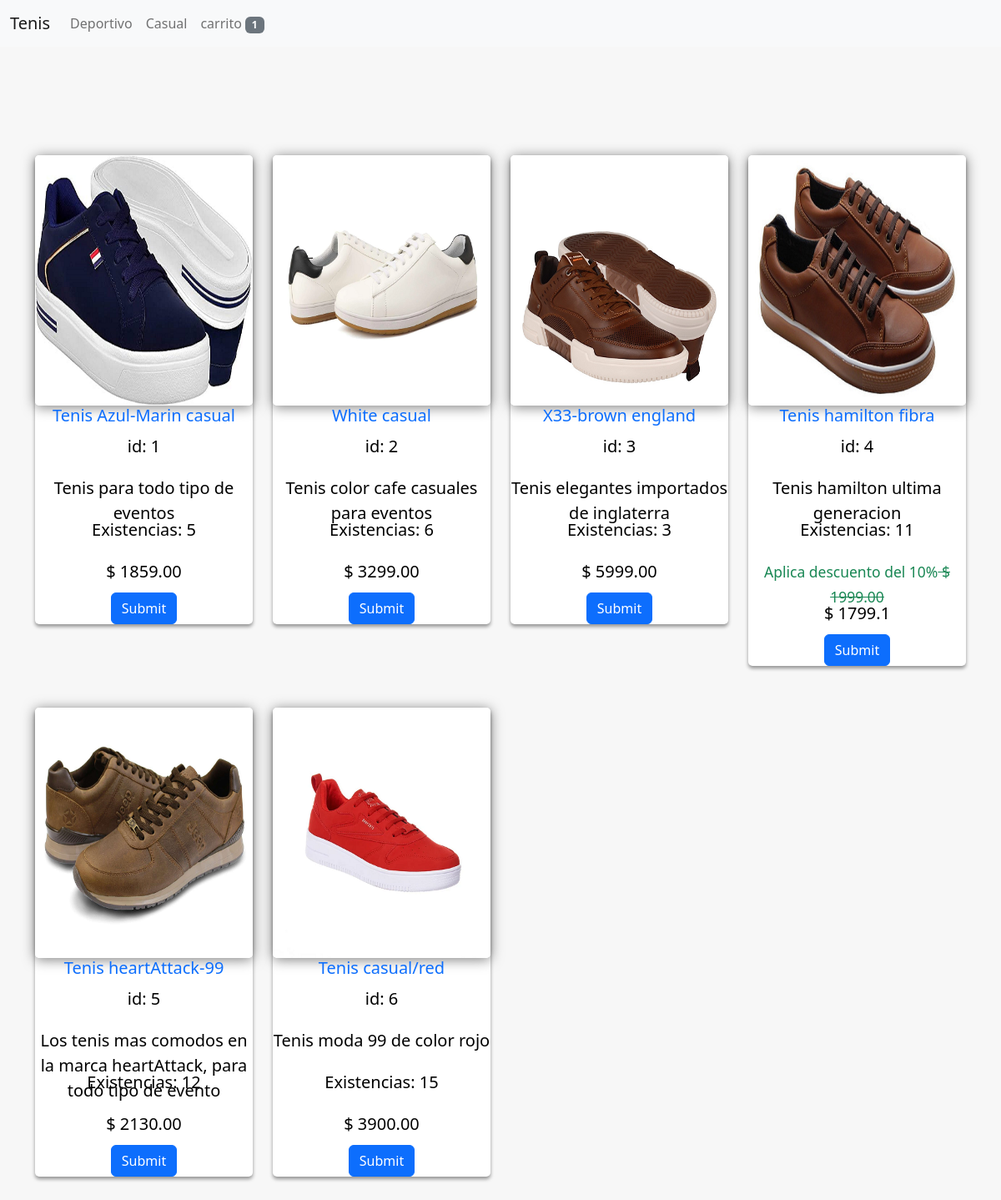
The page /carrito/categoria2.php (signed in) on the database its author committed.
### tables this page shows
CREATE TABLE `productos` (
  `idProd` int(3) NOT NULL,
  `nombre` varchar(200) NOT NULL,
  `categoria` varchar(200) NOT NULL,
  `descripcion` text NOT NULL,
  `existencia` int(3) NOT NULL,
  `precio` decimal(10,2) NOT NULL,
  `nombreImg` varchar(250) NOT NULL,
  `descuento` int(11) DEFAULT NULL
);

### carrito/categoria2.php (the view, shortened to what this page needs)
<?php
    $servidor='localhost';
    $cuenta='root';
    $password='';
    $bd='tiendatenis';
    $contador=0;
    $conn = new mysqli($servidor,$cuenta,$password,$bd);
    if ($conn->connect_error) {
        die("Connection failed: " . $conn->connect_error);
    }else{
        $query = "SELECT * FROM productos";
        $resultado = $conn -> query($query);
        while($fila = $resultado -> fetch_assoc()){
            $contador++;
        }
        $query = "SELECT * FROM productos";
        $resultado = $conn -> query($query);
        $numeroRandom=rand(1,$contador);
    }
?>
<!doctype html>
<html lang="en">
<head>
    <link href="https://cdn.jsdelivr.net/npm/bootstrap@5.2.2/dist/css/bootstrap.min.css" rel="stylesheet">
    <link rel="stylesheet" href="css/estiloCompra.css">
</head>
  <body>
    <nav class="navbar navbar-expand-lg bg-light">
        <div class="container-fluid">
            <a class="navbar-brand" href="categoriaGeneral.php">Tenis</a>
            <div class="collapse navbar-collapse" id="navbarNav">
            <ul class="navbar-nav">
            <li class="nav-item">
                <a class="nav-link" href="categoria1.php">Deportivo</a>
                </li>
                <li class="nav-item">
                <a class="nav-link" href="categoria2.php">Casual</a>
                </li>
                <li id="carritoMostrar" class="nav-item">
                <a class="nav-link" href="carrito.php"> carrito <span class="badge bg-secondary"><?php echo $_SESSION['totalProductos']; ?></span></a>
                </li>
            </ul>
            </div>
        </div>
    </nav>
    <div id="cards_landscape_wrap-2">
        <div class="container">
            <div class="row">
                <?php
                $contadorDescuento=0;
                while($fila = $resultado -> fetch_assoc()){
                    $contadorDescuento++; ?>
                   <?php if($fila["categoria"] == "casual"){ ?>
                        <div class="col-xs-12 col-sm-6 col-md-3 col-lg-3">
                                    <a href="">
                                        <div class="card-flyer">
                                            <div class="text-box">
                                                <div class="image-box">
                                                    <img src="<?php echo $fila['nombreImg']?>" alt="" />
                                                </div>
                                                <div class="card-body">
                                    <h5 class="card-title"><?php echo $fila["nombre"]?></h5>
                                    <p class="card-text">id: <?php echo $fila["idProd"] ?></p>
                                    <p class="card-text"><?php echo $fila["descripcion"] ?></p>
                                    <p class="card-text">Existencias: <?php echo $fila["existencia"] ?></p>
                                    <?php if ($contadorDescuento == $numeroRandom){ ?>
                                            <p class="card-text"><small class="text-success" >Aplica descuento del 10%<del> $ <?php echo $fila["precio"] ?></small></del></p>
                                            <p class="card-text"> $ <?php echo $fila["precio"]*.9 ?></p>
                                        <?php } else{ ?>
                                            <p class="card-text">$ <?php echo $fila["precio"] ?></p>
                                        <?php } ?>
                                    <form method="post" action="recibiendoMetodoPost.php">
                                        <input  class="btn btn-primary" type="submit">
                                    </form>
                                </div>
                                            </div>
                                        </div>
                                    </a>
                                </div>
                    <?php } ?>
                <?php } ?>
            </div>
        </div>
    </div>
</body>
</html>

### carrito/css/estiloCompra.css (style rules this page uses)
#cards_landscape_wrap-2 { text-align: center; background: #F7F7F7; }
#cards_landscape_wrap-2 .container { padding-top: 80px; padding-bottom: 100px; }
#cards_landscape_wrap-2 a { text-decoration: none; outline: none; }
#cards_landscape_wrap-2 .card-flyer { border-radius: 5px; }
#cards_landscape_wrap-2 .card-flyer .image-box { background: #ffffff; overflow: hidden; box-shadow: 0px 2px 15px rgba(0, 0, 0, 0.50); border-radius: 5px; }
#cards_landscape_wrap-2 .card-flyer .image-box img { -webkit-transition:all .9s ease; -moz-transition:all .9s ease; -o-transition:all .9s ease; -ms-transition:all .9s ease; width: 100%; height: 300px; }
#cards_landscape_wrap-2 .card-flyer .text-box { text-align: center; }
#cards_landscape_wrap-2 .card-flyer { background: #FFFFFF; margin-top: 50px; -webkit-transition: all 0.2s ease-in; -moz-transition: all 0.2s ease-in; -ms-transition: all 0.2s ease-in; -o-transition: all 0.2s ease-in; transition: all 0.2s ease-in; box-shadow: 0px 3px 4px rgba(0, 0, 0, 0.40); }
#cards_landscape_wrap-2 .card-flyer .text-box p { margin-top: 10px; margin-bottom: 0px; padding-bottom: 0px; font-size: 20px; color: #000000; height: 40px; }

### rows shown on the page
productos: nombreImg (picture), nombre "Tenis Azul-Marin casual", idProd "1", descripcion "Tenis para todo tipo de eventos", existencia "5", precio "1859.00"
productos: nombreImg (picture), nombre "White casual", idProd "2", descripcion "Tenis color cafe casuales para eventos", existencia "6", precio "3299.00"
productos: nombreImg (picture), nombre "X33-brown england", idProd "3", descripcion "Tenis elegantes importados de inglaterra", existencia "3", precio "5999.00"
productos: nombreImg (picture), nombre "Tenis hamilton fibra", idProd "4", descripcion "Tenis hamilton ultima generacion", existencia "11", precio "1999.00", precio "1799.1"
productos: nombreImg (picture), nombre "Tenis heartAttack-99", idProd "5", descripcion "Los tenis mas comodos en la marca heartAttack, para todo tipo de evento", existencia "12", precio "2130.00"
productos: nombreImg (picture), nombre "Tenis casual/red", idProd "6", descripcion "Tenis moda 99 de color rojo", existencia "15", precio "3900.00"

### other values the page prints
$_SESSION['totalProductos'] "1"
